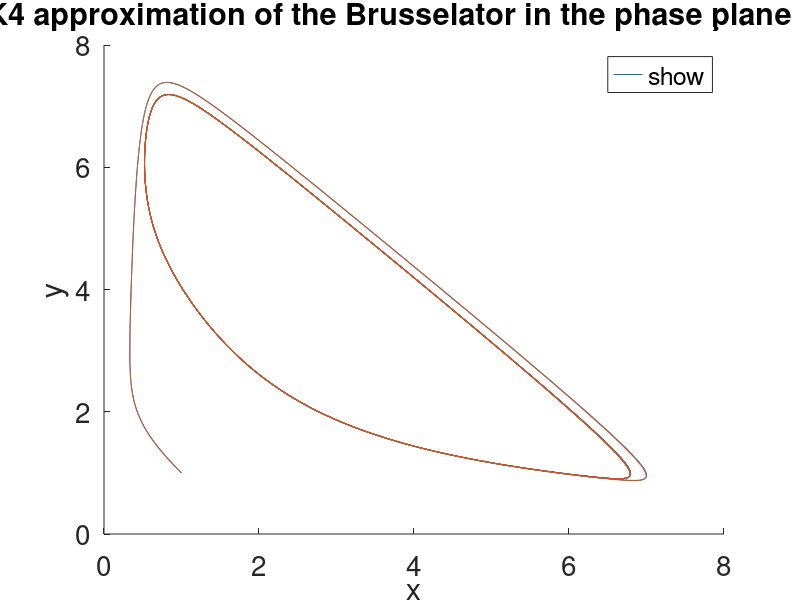

MATLAB code to generate this figure:
clear all
tmax = 25;
step = 0.01;
tsol = 0:step:tmax;
ysol = zeros(1, length(tsol));
xsol = zeros(1, length(tsol));
xsol(1) = 1;
ysol(1) = 1;
ysol1 = zeros(1, length(tsol));
xsol1 = zeros(1, length(tsol));
xsol1(1) = 1;
ysol1(1) = 1;
Aconst = 2;
Bconst = 6;
fxyt = @(tsol, xsol, ysol) Aconst - (Bconst * xsol) + xsol^2 * ysol - xsol;
gxyt = @(tsol, xsol, ysol) Bconst * xsol - xsol^2 * ysol;
for i = 1:(length(tsol)-1)
    k0 = fxyt(tsol(i), xsol(i), ysol(i));
    l0 = gxyt(tsol(i), xsol(i), ysol(i));
    k1 = fxyt(tsol(i)+0.5*step,xsol(i)+0.5*step*k0,ysol(i)+0.5*step*l0);
    l1 = gxyt(tsol(i)+0.5*step,xsol(i)+0.5*step*k0,ysol(i)+0.5*step*l0);
    k2 = fxyt((tsol(i)+0.5*step),(xsol(i)+step*(k0+k1)/4),(ysol(i)+step*(l0+l1)/4));
    l2 = gxyt((tsol(i)+0.5*step),(xsol(i)+step*(k0+k1)/4),(ysol(i)+step*(l0+l1)/4));
    k3 = fxyt((tsol(i)+step),(xsol(i)-step*(k1-2*k2)),(ysol(i)-step*(l1-2*l2)));
    l3 = gxyt((tsol(i)+step),(xsol(i)-step*(k1-2*k2)),(ysol(i)-step*(l1-2*l2)));
    k4 = fxyt((tsol(i)+(2*step/3)),(xsol(i)+step*(7*k0+10*k1+k3)/27),(ysol(i)+step*(7*l0+10*l1+l3)/27));
    l4 = gxyt((tsol(i)+(2*step/3)),(xsol(i)+step*(7*k0+10*k1+k3)/27),(ysol(i)+step*(7*l0+10*l1+l3)/27));
    k5 = fxyt((tsol(i)+0.2*step),(xsol(i) + step*(28*k0-125*k1+546*k2+54*k3-378*k4)/625),(ysol(i) + step*(28*l0-125*l1+546*l2+54*l3-378*k4)/625));
    l5 = gxyt((tsol(i)+0.2*step),(xsol(i) + step*(28*k0-125*k1+546*k2+54*k3-378*k4)/625),(ysol(i) + step*(28*l0-125*l1+546*l2+54*l3-378*k4)/625));
    xsol(i+1) = xsol(i) + (1/6)*step*(k0 + 4*k2 + k3);
    ysol(i+1) = ysol(i) + (1/6)*step*(l0 + 4*l2 + l3);
    xsol1(i+1) = xsol(i) + (1/336)*step*(14*k0+35*k3+162*k4+125*k5);
    ysol1(i+1) = ysol(i) + (1/336)*step*(14*l0+35*l3+162*l4+125*l5);
    
end
hold on
plot(xsol, ysol,'DisplayName', 'Converged limit cycle');
plot(xsol1, ysol1,'DisplayName', 'Accurate');
title('RK4 approximation of the Brusselator in the phase plane (x,y)','FontSize',14);
xlabel('x', 'FontSize',14);
ylabel('y', 'FontSize',14);
legend('show', 'FontSize',20);
set(gca,'FontSize',20);
hold off